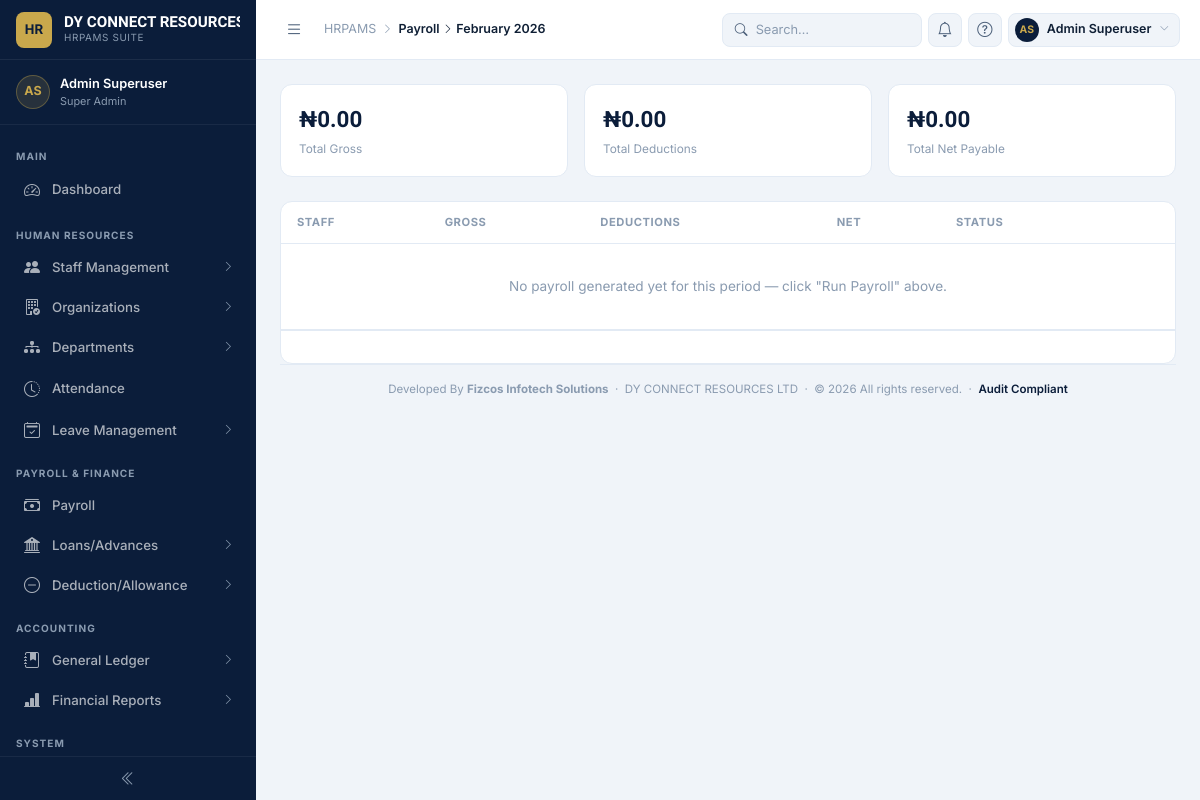
/payroll/periods/2/ (signed in), run on the app's committed database.
### dashboard/models.py (models this page shows, shortened)
class CorporateIdentity(models.Model):
    name = models.CharField(
        max_length=100,
        help_text="Official company / subsidiary name printed on documents.",
    )
    identity_label = models.CharField(
        max_length=60,
        blank=True,
        help_text=(
            "Short internal label to distinguish identities. "
            "e.g. 'Head Office', 'Lagos Branch', 'Abuja Subsidiary'."
        ),
    )
    is_default = models.BooleanField(
        default=False,
        help_text=(
            "The default identity is used when no branch-specific "
            "identity is mapped. Exactly one record should be default."
        ),
    )
    address = models.CharField(
        max_length=200,
        help_text="Street address line 1 (printed on documents).",
    )
    address_line_2 = models.CharField(
        max_length=200,
        blank=True,
        help_text="City, State, Country — printed below address line 1.",
    )
    phone = models.CharField(
        max_length=20,
        help_text="Primary phone number.",
    )
    phone_2 = models.CharField(
        max_length=20,
        blank=True,
        help_text="Secondary / WhatsApp number (optional).",
    )
    email = models.EmailField(
        blank=True,
        help_text="Official email address printed on documents.",
    )
    website = models.URLField(
        blank=True,
        help_text="Company website URL (optional).",
    )
    rc_number = models.CharField(
        max_length=30,
        blank=True,
        verbose_name="RC / TIN Number",
        help_text="CAC Registration or Tax Identification Number (optional).",
    )
    logo = models.ImageField(
        upload_to="corporate/logos/",
        blank=True,
        null=True,
        help_text=(
            "Company logo. Recommended: transparent PNG, max 300×300 px. "
            "Displayed on ID cards, payslips, and letterheads."
        ),
    )
    signature = models.ImageField(
        upload_to="corporate/signatures/",
        blank=True,
        null=True,
        help_text=(
            "Authorised signatory image. Recommended: transparent PNG. "
            "Printed at the bottom of payslips and official letters."
        ),
    )
    signatory_name = models.CharField(
        max_length=150,
        blank=True,
        help_text="Full name of the person whose signature appears on documents.",
    )
    signatory_title = models.CharField(
        max_length=100,
        blank=True,
        help_text="Title of the signatory, e.g. 'Managing Director'.",
    )
    primary_colour = models.CharField(
        max_length=7,
        default="#0B1D3A",
        help_text="Primary brand colour (hex, e.g. #0B1D3A). Used on ID cards.",
    )
    accent_colour = models.CharField(
        max_length=7,
        default="#C9A84C",
        help_text="Accent / secondary colour (hex, e.g. #C9A84C).",
    )
    slug = models.SlugField(
        max_length=110,
        unique=True,
        blank=True,
    )
    created_at = models.DateTimeField(auto_now_add=True)
    updated_at = models.DateTimeField(auto_now=True)
    class Meta:
        verbose_name = "Corporate Identity"
        verbose_name_plural = "Corporate Identities"
        ordering = ["-is_default", "name"]
    @classmethod
    def get_default(cls) -> "CorporateIdentity | None":
        return (
            cls.objects.filter(is_default=True).first()
            or cls.objects.first()
        )

### payroll/models/payroll_period.py (models this page shows, shortened)
class PayrollPeriod(models.Model):
    uuid = models.UUIDField(
        default=uuid.uuid4,
        editable=False,
        unique=True,
    )
    company = models.ForeignKey(
        Company,
        on_delete=models.PROTECT,
        related_name="payroll_periods",
        help_text="Payroll batch for this company.",
    )
    month = models.PositiveSmallIntegerField(
        choices=PayrollMonth.choices,
    )
    year = models.PositiveIntegerField()
    status = models.CharField(
        max_length=20,
        choices=PayrollStatus.choices,
        default=PayrollStatus.DRAFT,
    )
    payroll_date = models.DateField(
        help_text="Official payroll date."
    )
    opened_at = models.DateTimeField(
        auto_now_add=True,
    )
    approved_at = models.DateTimeField(
        blank=True,
        null=True,
    )
    paid_at = models.DateTimeField(
        blank=True,
        null=True,
    )
    locked_at = models.DateTimeField(
        blank=True,
        null=True,
    )
    generated_by = models.ForeignKey(
        User,
        on_delete=models.SET_NULL,
        null=True,
        blank=True,
        related_name="generated_payroll_periods",
    )
    approved_by = models.ForeignKey(
        User,
        on_delete=models.SET_NULL,
        null=True,
        blank=True,
        related_name="approved_payroll_periods",
    )
    locked_by = models.ForeignKey(
        User,
        on_delete=models.SET_NULL,
        null=True,
        blank=True,
        related_name="locked_payroll_periods",
    )
    remarks = models.TextField(
        blank=True,
    )
    created_at = models.DateTimeField(
        auto_now_add=True,
    )
    updated_at = models.DateTimeField(
        auto_now=True,
    )
    is_active = models.BooleanField(
        default=True,
    )
    class Meta:
        ordering = (
            "-year",
            "-month",
        )
        verbose_name = "Payroll Period"
        verbose_name_plural = "Payroll Periods"
        constraints = [
            models.UniqueConstraint(
                fields=[
                    "company",
                    "month",
                    "year",
                ],
                name="unique_company_payroll_period",
            )
        ]
        indexes = [
            models.Index(fields=["company"]),
            models.Index(fields=["month"]),
            models.Index(fields=["year"]),
            models.Index(fields=["status"]),
        ]
    @property
    def period_name(self):
        return f"{self.get_month_display()} {self.year}"

### payroll/views.py (the view)
# urls.py: path("periods/<int:pk>/", views.PayrollPeriodDetailView.as_view(), name="period-detail"),
class PayrollPeriodDetailView(LoginRequiredMixin, PermissionRequiredMixin, DetailView):
    model = PayrollPeriod
    template_name = "payroll/payroll_period_detail.html"
    context_object_name = "period"
    permission_required = "payroll.view_payrollperiod"
    def get_context_data(self, **kwargs):
        context = super().get_context_data(**kwargs)
        payrolls = (
            Payroll.objects.filter(payroll_period=self.object)
            .select_related("staff", "staff__user")
            .order_by("staff__user__last_name")
        )
        context["payrolls"] = payrolls
        context["total_gross"] = sum((p.gross_salary for p in payrolls), start=0)
        context["total_deductions"] = sum((p.total_deductions for p in payrolls), start=0)
        context["total_net"] = sum((p.net_salary for p in payrolls), start=0)
        context["runs"] = self.object.runs.all()[:5]
        return context

### payroll/templates/payroll/payroll_period_detail.html (shortened to what this page needs)
{% extends "dashboard/base.html" %}
{% load static %}
{% block breadcrumb %}
  <a href="{% url 'payroll:period-list' %}" style="color:inherit">Payroll</a>
  <i class="bi bi-chevron-right"></i>
  <span class="bc-current">{{ period.period_name }}</span>
{% endblock %}
{% block content %}
<div class="pp-stat-row section-mb">
  <div class="pp-stat-card"><div class="pp-stat-value">₦{{ total_gross|floatformat:2 }}</div><div class="pp-stat-label">Total Gross</div></div>
  <div class="pp-stat-card"><div class="pp-stat-value">₦{{ total_deductions|floatformat:2 }}</div><div class="pp-stat-label">Total Deductions</div></div>
  <div class="pp-stat-card"><div class="pp-stat-value">₦{{ total_net|floatformat:2 }}</div><div class="pp-stat-label">Total Net Payable</div></div>
</div>
<div class="card">
  <div class="table-responsive">
    <table class="pp-table">
      <thead>
        <tr><th>Staff</th><th>Gross</th><th>Deductions</th><th>Net</th><th>Status</th><th></th></tr>
      </thead>
      <tbody>
        {% for payroll in payrolls %}
        <tr>
          <td data-label="Staff">{{ payroll.staff.full_name }} <span style="color:var(--text-muted);font-size:.76rem">({{ payroll.staff.employee_no }})</span></td>
          <td data-label="Gross">₦{{ payroll.gross_salary|floatformat:2 }}</td>
          <td data-label="Deductions">₦{{ payroll.total_deductions|floatformat:2 }}</td>
          <td data-label="Net" style="font-weight:700;color:var(--navy)">₦{{ payroll.net_salary|floatformat:2 }}</td>
          <td data-label="Status">{{ payroll.payment_status }}</td>
          <td data-label="" style="text-align:right">
            <a href="{% url 'payroll:payslip-print' payroll.pk %}" target="_blank" class="btn btn-outline btn-sm"><i class="bi bi-file-earmark-text"></i> Payslip</a>
          </td>
        </tr>
        {% empty %}
        <tr><td colspan="6" style="text-align:center;padding:32px;color:var(--text-muted)">
          No payroll generated yet for this period — click "Run Payroll" above.
        </td></tr>
        {% endfor %}
      </tbody>
    </table>
  </div>
  <div class="pp-actions-bar">
  </div>
</div>
{% endblock %}

### dashboard/templates/dashboard/base.html (shortened to what this page needs)
{% load static %}
<!DOCTYPE html>
<html lang="en">
<head>
  <link href="https://cdn.jsdelivr.net/npm/bootstrap-icons@1.11.3/font/bootstrap-icons.css" rel="stylesheet" />
  <link rel="stylesheet" href="{% static 'dashboard/css/hrpams.css' %}" />
</head>
<body>
<div class="app-shell">
  <aside class="sidebar" id="sidebar">
    <div class="sb-brand">
      <div class="sb-brand-icon">HR</div>
      <div class="sb-brand-text">
        <div class="name"> {{ corporate_info.name }}</div>
        <div class="sub">HRPAMS Suite </div>
      </div>
    </div>
    <div class="sb-user">
      <div class="sb-avatar">
        {{ request.user.first_name|first|upper }}{{ request.user.last_name|first|upper }}
      </div>
      <div class="sb-user-info">
        <div class="uname">{{ request.user.get_full_name|default:request.user.username }}</div>
        <div class="urole">
          {% if request.user.is_superuser %}Super Admin
          {% elif request.user.is_staff %}Staff
          {% else %}User{% endif %}
        </div>
      </div>
    </div>
    <nav class="sb-nav">
      <div class="sb-group">Main</div>
      <a href="{% url 'dashboard:app-home' %}" class="sb-item {% block nav_dashboard %}{% endblock %}">
        <i class="bi bi-speedometer2 sb-icon"></i>
        <span class="sb-label">Dashboard</span>
      </a>
      <div class="sb-group">Human Resources</div>
      <button class="sb-item {% block nav_staff_open %}{% endblock %}" onclick="toggleSub(this,'sub-staff')">
        <i class="bi bi-people-fill sb-icon"></i>
        <span class="sb-label">Staff Management</span>
        <i class="bi bi-chevron-right sb-arrow"></i>
      </button>
      <button class="sb-item {% block nav_org_open %}{% endblock %}" onclick="toggleSub(this,'sub-org')">
        <i class="bi bi-building-check sb-icon"></i>
        <span class="sb-label">Organizations</span>
        <i class="bi bi-chevron-right sb-arrow"></i>
      </button>
      <button class="sb-item {% block nav_dept_open %}{% endblock %}" onclick="toggleSub(this,'sub-dept')">
        <i class="bi bi-diagram-3-fill sb-icon"></i>
        <span class="sb-label">Departments</span>
        <i class="bi bi-chevron-right sb-arrow"></i>
      </button>
      <a href="#" class="sb-item {% block nav_attendance %}{% endblock %}">
        <i class="bi bi-clock-history sb-icon"></i>
        <span class="sb-label">Attendance</span>
      </a>
      <button class="sb-item {% block nav_leave_open %}{% endblock %}" onclick="toggleSub(this,'sub-leave')">
        <i class="bi bi-calendar2-check sb-icon"></i>
        <span class="sb-label">Leave Management</span>
        <i class="bi bi-chevron-right sb-arrow"></i>
      </button>
      <div class="sb-group">Payroll &amp; Finance</div>
      <button class="sb-item {% block nav_payroll_open %}{% endblock %}" onclick="toggleSub(this,'sub-payroll')">
        <i class="bi bi-cash-stack sb-icon"></i>
        <span class="sb-label">Payroll</span>
      </button>
      <button class="sb-item {% block nav_loans_open %}{% endblock %}" onclick="toggleSub(this,'sub-loans')">
        <i class="bi bi-bank2 sb-icon"></i>
        <span class="sb-label">Loans/Advances</span>
        <i class="bi bi-chevron-right sb-arrow"></i>
      </button>
      <button class="sb-item {% block nav_deductions_open %}{% endblock %}" onclick="toggleSub(this,'sub-deductions')">
        <i class="bi bi-dash-circle sb-icon"></i>
        <span class="sb-label">Deduction/Allowance</span>
        <i class="bi bi-chevron-right sb-arrow"></i>
      </button>
      <div class="sb-group">Accounting</div>
      <button class="sb-item {% block nav_gl_open %}{% endblock %}" onclick="toggleSub(this,'sub-acct')">
        <i class="bi bi-journal-bookmark-fill sb-icon"></i>
        <span class="sb-label">General Ledger</span>
        <i class="bi bi-chevron-right sb-arrow"></i>
      </button>
      <button class="sb-item {% block nav_reports_open %}{% endblock %}" onclick="toggleSub(this,'sub-reports-acct')">
        <i class="bi bi-bar-chart-line-fill sb-icon"></i>
        <span class="sb-label">Financial Reports</span>
        <i class="bi bi-chevron-right sb-arrow"></i>
      </button>
      <div class="sb-group">System</div>
    </nav>
    <button class="sb-collapse-btn" id="collapseBtn" title="Collapse sidebar">
      <i class="bi bi-chevron-double-left" id="collapseIcon"></i>
    </button>
  </aside>
  <div class="main-area">
    <header class="topbar">
      <button class="topbar-hamburger" id="hamburgerBtn" title="Toggle sidebar">
        <i class="bi bi-list" id="hamburgerIcon"></i>
      </button>
      <div class="topbar-breadcrumb">
        <span>HRPAMS</span>
        <i class="bi bi-chevron-right"></i>
        <span class="page" id="breadcrumb">{% block breadcrumb %}Dashboard{% endblock %}</span>
      </div>
      <div class="topbar-actions">
        <div class="tb-search">
          <i class="bi bi-search"></i>
          <input type="text" placeholder="Search…" />
        </div>
        <button class="tb-icon-btn" id="notifBtn" title="Notifications">
          <i class="bi bi-bell"></i>
        </button>
        <button class="tb-icon-btn" title="Help">
          <i class="bi bi-question-circle"></i>
        </button>
        <div class="tb-user" id="userMenuBtn">
          <div class="tb-user-avatar">
            {{ request.user.first_name|first|upper }}{{ request.user.last_name|first|upper }}
          </div>
          <span class="tb-user-name">{{ request.user.get_full_name|default:request.user.username }}</span>
          <i class="bi bi-chevron-down tb-user-chevron"></i>
        </div>
      </div>
    </header>
    <main class="page-content">
      {% block content %}{% endblock %}
      <div style="text-align:center;padding:16px 0 8px;font-size:.72rem;color:var(--text-muted);border-top:1px solid var(--border)">
        Developed By <a href="https://fizcos.com"><strong>Fizcos Infotech Solutions</strong></a> &nbsp;·&nbsp; {{ corporate_info.name }} &nbsp;·&nbsp;
        &copy; {% now "Y" %}  All rights reserved. &nbsp;·&nbsp;
        <span style="color:var(--navy);font-weight:600">Audit Compliant</span>
      </div>
    </main>
  </div>
</div>
</body>
</html>

### data on the page
CorporateIdentity: name "DY CONNECT…", name "DY CONNECT RESOURCES LTD"
PayrollPeriod: period_name "February 2026"

### other printed values
{{ request.user.first_name|first|upper }} "A"
{{ request.user.last_name|first|upper }} "S"
{{ request.user.get_full_name|default:request.user.username }} "Admin Superuser"
{{ total_gross|floatformat:2 }} "0.00"
{{ total_deductions|floatformat:2 }} "0.00"
{{ total_net|floatformat:2 }} "0.00"
